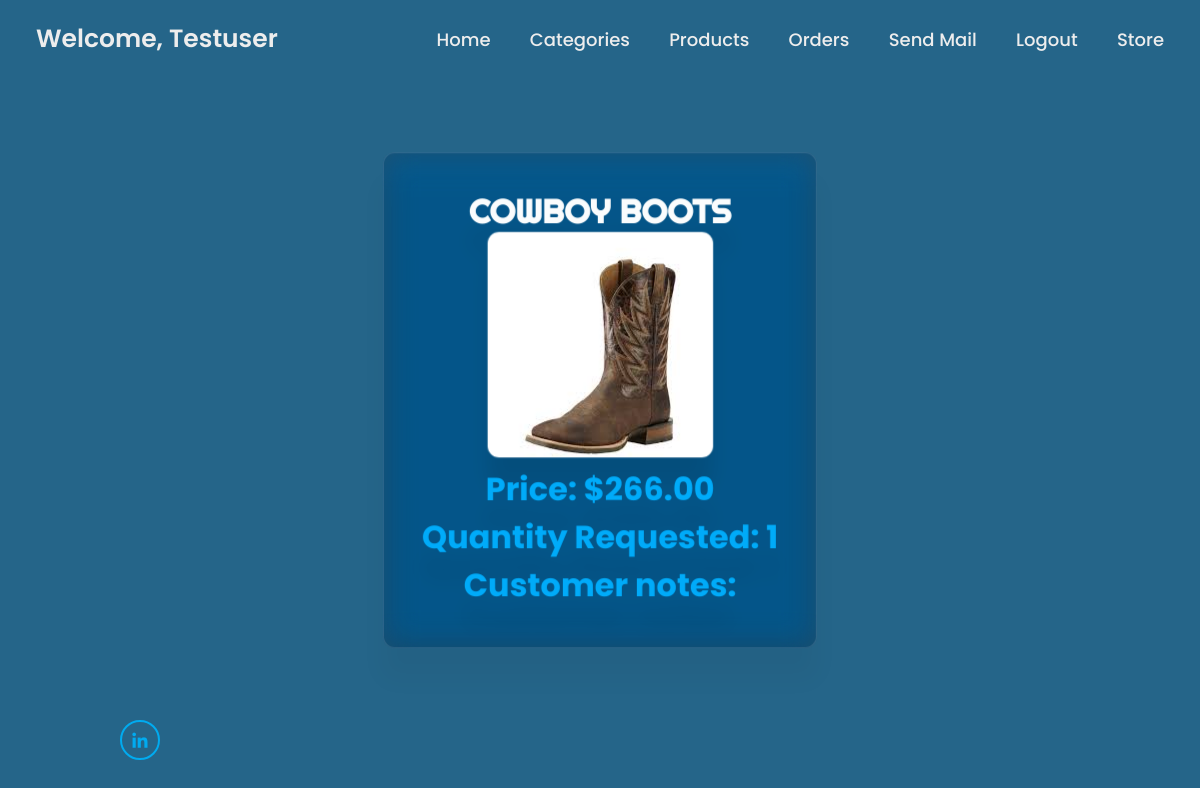
/products/product/detail/39/ (signed in), run on the app's committed database.
### accounts/models.py (models this page shows, shortened)
class User(AbstractUser):
    email = models.EmailField(max_length=254, unique=True)
    username = models.CharField(max_length=150, blank=True, unique=False)
    profile_img = models.ImageField(null=True, blank=True, upload_to='images/', default='images/default/default.jpg')
    USERNAME_FIELD = 'email'
    EMAIL_FIELD = 'email'
    REQUIRED_FIELDS = []

### store/models.py (models this page shows, shortened)
class OrderItem(models.Model):
    customer = models.ForeignKey(User, on_delete=models.CASCADE, null=True)
    product = models.ForeignKey(Product, on_delete=models.SET_NULL, blank=True, null=True, related_name='order_items')
    date_added = models.DateTimeField(auto_now_add=True)
    useless = models.IntegerField(blank=True, null=True, default=0)
    id = models.AutoField(primary_key=True)
    added_to_order = models.BooleanField(default=False, null=True, blank=True)
    quantity = models.IntegerField(default=0, null=True, blank=True)
    order = models.ForeignKey(Order, on_delete=models.SET_NULL, null=True)
    filter_item = models.IntegerField(default=0, null=True, blank=True)

### products/models.py (models this page shows, shortened)
class Product(models.Model):
    BOOL_CHOICES = ((True, 'Display'), (False, 'Keep Hidden'))
    product_category = models.ForeignKey(Categories, on_delete=models.SET_NULL, null=True, related_name='categories', blank=True)
    title = models.CharField(max_length=100)
    image = models.ImageField(null=True, blank=True, upload_to='images/')
    description = models.TextField(max_length=250)
    price = models.DecimalField(max_digits=12, decimal_places=2)
    stock = models.IntegerField(default=0)
    created_at = models.DateTimeField(auto_now_add=True)
    display_product = models.BooleanField(null=True, default=False, choices=BOOL_CHOICES)
    id_hidden = models.IntegerField(default=0, null=True, blank=True)
    @property
    def imageURL(self):
        try:
            url = self.image.url
        except:
            url = ''
        return url
    class Meta:
        verbose_name_plural = 'Products'
        unique_together = ['title', 'product_category']

### products/views.py (the view)
# urls.py: path('product/detail/<slug:pk>/', ProductDetailView.as_view(), name='product_detail'),
class ProductDetailView(LoginRequiredMixin, UserPassesTestMixin, DetailView):
    login_url = reverse_lazy('account_login')
    def test_func(self):
        return self.request.user.is_staff
    model = OrderItem
    template_name = 'products/product_detail.html'
    context_object_name = 'order_item'

### products/templates/products/product_detail.html (shortened to what this page needs)
{% extends '_base.html' %}
{% load static %}
{% block extralink %}<link rel="stylesheet" href="{% static 'css/store_css/product_detail.css' %}"> {% endblock extralink %}
{% block content %}
<div class="container">
    <div class="wrapper">
        <h1> {{ order_item.product.title }}</h1>
        <img src="{{ order_item.product.imageURL }}" class="banner-image">
        <h3 class="price">Price: ${{ order_item.product.price }}</h3>
        <h3>Quantity Requested: {{ order_item.quantity }}</h3>
        <h3>Customer notes:</h3>
       </div>
     </div>
</div>
{% endblock content %}

### django_project/templates/_base.html (shortened to what this page needs)
{% load static %}
<!DOCTYPE html>
<html lang="en">
<head>
    <link rel="stylesheet" href="{% static 'css/style.css' %}">
    <link href='https://unpkg.com/boxicons@2.1.4/css/boxicons.min.css' rel='stylesheet'>
    <link rel="stylesheet" href="{% static 'css/main.css' %}">
    {% block extralink %}{% endblock extralink %}
</head>
<body>
    <header class="header">
        <a href="{% url 'account_signup' %}" class="logo"> {% if user.is_authenticated %}Welcome, {{ user.username|title }}{% else %}Please Create An Account.{% endif %}</a>
        {% block navbar %}
        <nav class="navbar">
            {% if user.is_authenticated %}
            <a href="{% url 'home' %}">Home</a>
            <a href="{% url 'category_list' %}">Categories</a>
            <a href="{% url 'products_list' %}">Products</a>
            <a href="{% url 'orders_incomplete_list' %}">Orders</a>
            <a href="{% url 'email_list' %}">Send Mail</a>
            <a href="{% url 'confirm_signout' %}">Logout</a>
            <a href="{% url 'storefront' %}">Store</a>
            {% else %}
            <a href="{% url 'home' %}">Home</a>
            <a href="{% url 'account_login' %}">Login</a>
            {% endif %}
        </nav>
        {% endblock navbar %}
    </header>
    <section class="home">
        <div class="home-content">
            {% block content %}{% endblock content %}
        <div class="home-sci">
            <a target="_blank" href="https://www.linkedin.com/in/bennett-billings-529545238/"><i class='bx bxl-linkedin'></i></a>
        </div>
    </section>
</body>
</html>

### django_project/static/css/style.css (style rules this page uses)
* { margin: 0; padding: 0; box-sizing: border-box; font-family: 'Poppins', sans-serif; }
body { color: #256589; background-color: #256589; }
.header { position: fixed; top: 0; left: 0; width: 100%; padding: 20px 3%; display: flex; justify-content: space-between; align-items: center; z-index: 100; background-color: #256589; }
.logo { position: relative; font-size: 25px; color: #ededed; text-decoration: none; font-weight: 600; }
.logo::before { content: ''; position: absolute; top: 0; right: 0; width: 100%; height: 100%; background: #2C72A3; animation: showRight 1s ease forwards; animation-delay: .4s; }
.navbar a { font-size: 18px; color: #ededed; text-decoration: none; font-weight: 500; margin-left: 35px; transition: .3s; }
.home { height: 100vh; background: #256589; background-size: cover; background-position: center; display: flex; align-items: center; padding: 0 10%; color: #ededed; }
.home-content { max-width: 600px; }
.home-content h1 { position: relative; font-size: 33px; font-weight: 700; line-height: 1.2; }
.home-content h1::before { content: ''; position: absolute; top: 0; right: 0; width: 100%; height: 100%; background: #2C72A3; animation: showRight 1s ease forwards; animation-delay: 1s; }
.home-content h3 { font-size: 32px; font-weight: 700; color: #00abf9; }
.home-sci { position: absolute; bottom: 40px; width: 170px; display: flex; justify-content: space-between; }
.home-sci a { position: relative; display: inline-flex; justify-content: center; align-items: center; width: 40px; height: 40px; background: transparent; border: 2px solid #00abf0; border-radius: 50%; font-size: 20px; color: #00abf0; text-decoration: none; z-index: 1; overflow: hidden; transition: .5s; }
.home-sci a::before { content: ''; position: absolute; top: 0; left: 0; width: 0; height: 100%; background: #1E5574; z-index: -1; transition: .5s; }

### django_project/static/css/main.css (style rules this page uses)
.container { position: absolute; top: 50%; left: 50%; transform: translate(-50%, -50%); flex-direction: column; display: flex; max-height: 60%; }
:root { --glow-color: hsl(186 100% 69%); }
*, *::before, *::after { box-sizing: border-box; }

### django_project/static/css/store_css/product_detail.css (style rules this page uses)
.container { backdrop-filter: blur(16px) saturate(180%); -webkit-backdrop-filter: blur(16px) saturate(180%); background-color: rgba(17, 25, 40, 0.25); border-radius: 12px; border: 1px solid rgba(255, 255, 255, 0.125); padding: 38px; filter: drop-shadow(0 30px 10px rgba(0,0,0,0.125)); display: flex; flex-direction: column; align-items: center; justify-content:center; text-align: center; max-height: none; }
.wrapper { width: 100%; height: 100%; }
.banner-image { border-radius: 12px; border: 1px solid rgba(255,255,255, 0.255); max-width: 300px; height: auto; }
h1 { font-family: 'Righteous', sans-serif; color: rgba(255,255,255,0.98); text-transform: uppercase; font-size: 2.4rem; }
img { max-width: 100%; max-height: 100%; }

### data on the page
User: username "Testuser"
OrderItem: product "COWBOY BOOTS", product.imageURL (picture), product.price "266.00", quantity "1"
